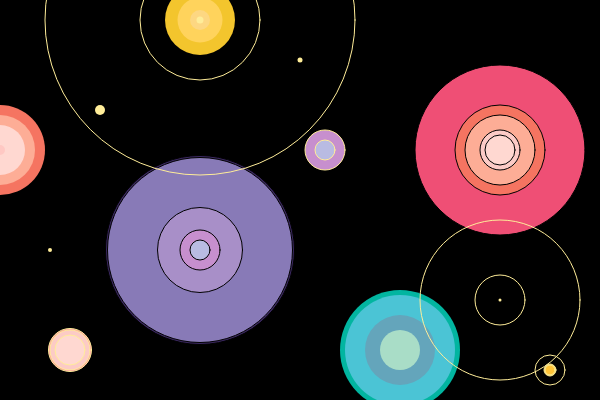
Frame 1 (no input)
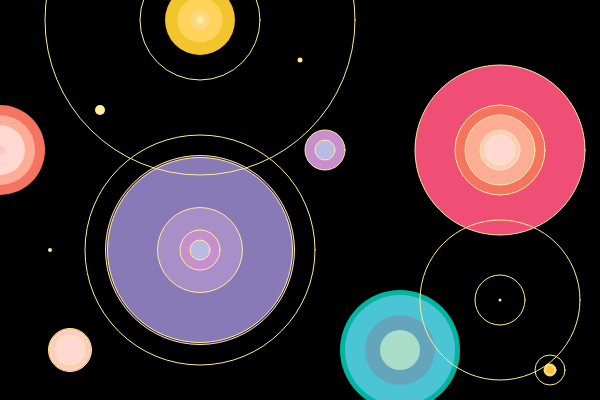
Frame 60 (no input)
Frame 120 (the mouse pressed at the canvas centre since frame 60): identical to frame 60, image omitted

The p5.js sketch that drew these frames (run headless with seeded random() and noise() and a simulated clock; from frame 60 on, the mouse is pressed at the canvas centre):

// p5.js sketch
// ── sketch.js
function setup() {
  createCanvas(600, 400);
}

function draw() {
  background(0);
  noFill();
  ellipse(200, 250, 230, 230);
  fill(59, 40, 96);
  ellipse(200, 250, 189, 189);
  fill(136, 122, 183);
  ellipse(200, 250, 185, 185);
  fill(168, 143, 200);
  ellipse(200, 250, 85, 85);
  fill(199, 143, 206);
  ellipse(200, 250, 40, 40);
  fill(185, 187, 226);
  ellipse(200, 250, 20, 20);
  //______
  fill(239, 79, 117);
  ellipse(500, 150, 170, 170);
  fill(245, 116, 97);
  ellipse(500, 150, 90, 90);
  fill(253, 173, 150);
  ellipse(500, 150, 70, 70);
  fill(252, 203, 198);
  ellipse(500, 150, 40, 40);
  fill(255, 216, 209);
  ellipse(500, 150, 30, 30);
  //______
  noStroke();
  fill(245, 116, 97);
  ellipse(0, 150, 90, 90);
  fill(253, 173, 150);
  ellipse(0, 150, 70, 70);
  fill(255, 216, 209);
  ellipse(0, 150, 50, 50);
  fill(255, 200, 195);
  ellipse(0, 150, 10, 10);
  fill(255, 237, 153);
  //_______
  ellipse(100, 110, 10, 10);
  fill(255, 237, 153);
  ellipse(300, 60, 5, 5);
  //_______
  noStroke();
  fill(255, 237, 153);
  ellipse(500, 300, 3, 3);
  //_______
  fill(2, 181, 160);
  ellipse(400, 350, 120, 120);
  fill(75, 196, 213);
  ellipse(400, 350, 110, 110);
  fill(100, 165, 187);
  ellipse(400, 350, 70, 70);
  fill(169, 221, 199);
  ellipse(400, 350, 40, 40);
  //_______
  fill(255, 237, 153);
  ellipse(50, 250, 4, 4);
  //______
  fill(243, 197, 45);
  ellipse(200, 20, 70, 70);
  fill(255, 211, 92);
  ellipse(200, 20, 45, 45);
  fill(253, 215, 130);
  ellipse(200, 20, 20, 20);
  fill(255, 237, 153);
  ellipse(200, 20, 7, 7);
  //_______
  stroke(255, 237, 153);
  fill(199, 143, 206);
  ellipse(325, 150, 40, 40);
  fill(185, 187, 226);
  ellipse(325, 150, 20, 20);
  //_______
  fill(255, 146, 165);
  ellipse(70, 350, 43, 43);
  fill(252, 203, 198);
  ellipse(70, 350, 40, 40);
  fill(255, 216, 209);
  ellipse(70, 350, 30, 30);
  //________
  fill(214, 183, 67);
  ellipse(550, 370, 12, 12);
  fill(255, 196, 56);
  ellipse(550, 370, 10, 10);
  //________
  noFill();
  ellipse(500, 300, 50, 50);
  noFill();
  ellipse(500, 300, 160, 160);
  stroke(255, 237, 153);
  //________
  noFill();
  stroke(255, 237, 153);
  ellipse(550, 370, 30, 30);
  //________
  noFill();
  ellipse(200, 20, 120, 120);
  noFill();
  ellipse(200, 20, 310, 310);
}
